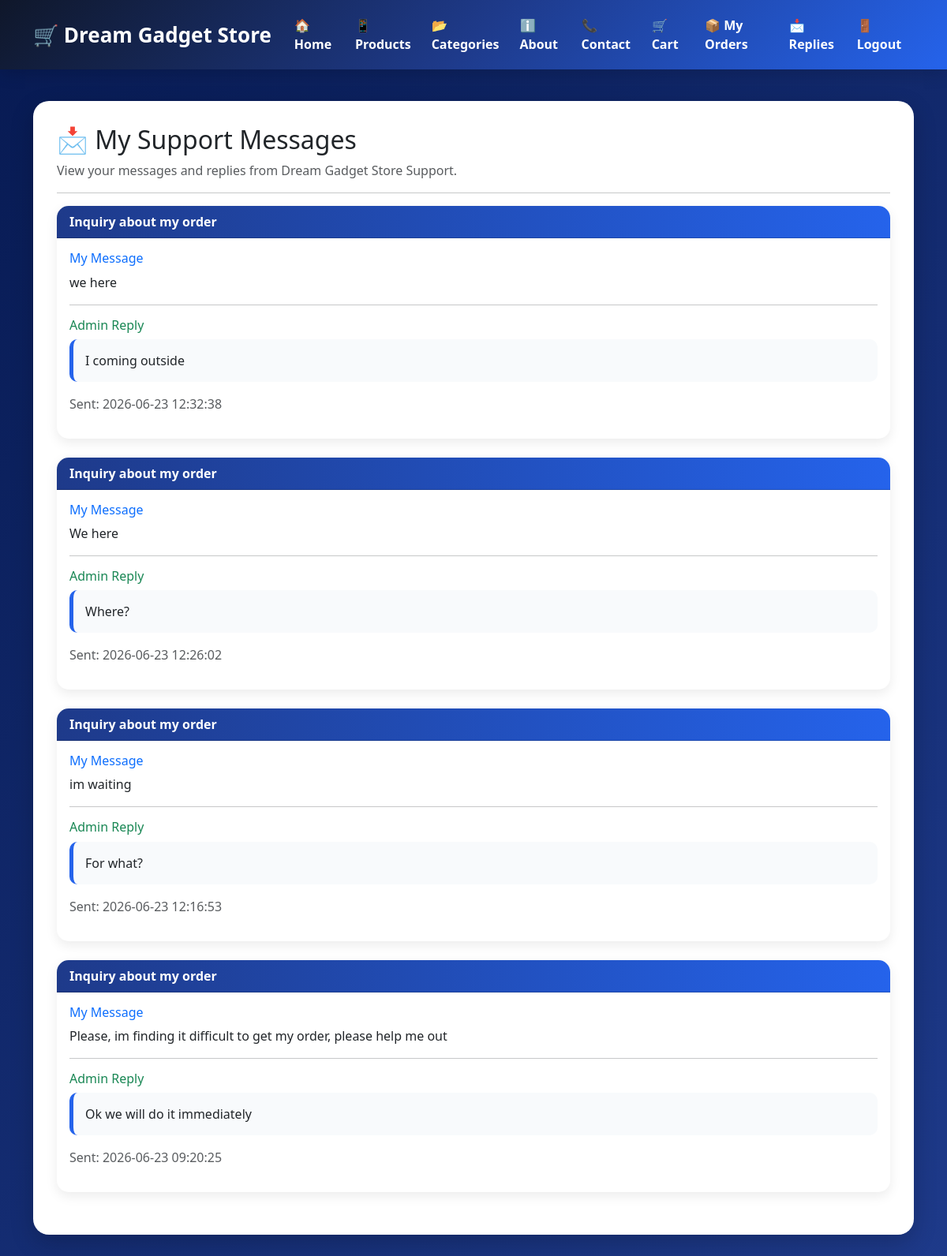
Page /customer_messages.php (signed in) on the committed database.
### tables this page shows
CREATE TABLE `contact_messages` (
  `id` int(11) NOT NULL,
  `full_name` varchar(100) NOT NULL,
  `email` varchar(100) NOT NULL,
  `subject` varchar(150) NOT NULL,
  `message` text NOT NULL,
  `status` enum('Unread','Read') DEFAULT 'Unread',
  `created_at` timestamp NOT NULL DEFAULT current_timestamp(),
  `admin_reply` text DEFAULT NULL,
  `reply_status` varchar(20) DEFAULT 'Unread'
);

### customer_messages.php (the view, shortened to what this page needs)
<?php
include("config/db.php");
$email = $_SESSION['user_email'];
mysqli_query($conn,"
UPDATE contact_messages
SET reply_status='Read'
WHERE email='$email'
");
$messages = mysqli_query($conn,"
SELECT *
FROM contact_messages
WHERE email='$email'
ORDER BY id DESC
");
?>
<!DOCTYPE html>
<html>
<head>
<link href="https://cdn.jsdelivr.net/npm/bootstrap@5.3.3/dist/css/bootstrap.min.css" rel="stylesheet">
</head>
<body>
<?php include("includes/navbar.php"); ?>
<div class="container">
<div class="page-box">
<h2>📩 My Support Messages</h2>
<p class="text-muted">
View your messages and replies from Dream Gadget Store Support.
</p>
<hr>
<?php while($row=mysqli_fetch_assoc($messages)){ ?>
<div class="card message-card mb-4">
<div class="card-header message-header">
<?php echo $row['subject']; ?>
</div>
<div class="card-body">
<h6 class="text-primary">My Message</h6>
<p>
<?php echo nl2br($row['message']); ?>
</p>
<hr>
<h6 class="text-success">Admin Reply</h6>
<div class="reply-box">
<?php
if(!empty($row['admin_reply']))
{
    echo nl2br($row['admin_reply']);
}
else
{
    echo "<span class='no-reply'>No reply yet.</span>";
}
?>
</div>
<p class="mt-3 text-muted">
Sent:
<?php echo $row['created_at']; ?>
</p>
</div>
</div>
<?php } ?>
</div>
</div>
</body>
</html>

### customer_messages.php (style rules this page uses)
body { background:linear-gradient(135deg,#071a52,#1e3a8a); min-height:100vh; }
.page-box { background:white; border-radius:20px; padding:30px; margin-top:40px; margin-bottom:40px; box-shadow:0 10px 30px rgba(0,0,0,0.2); }
.message-card { border:none; border-radius:15px; overflow:hidden; box-shadow:0 5px 15px rgba(0,0,0,0.08); }
.message-header { background:linear-gradient(90deg,#1e3a8a,#2563eb); color:white; font-weight:bold; }
.reply-box { background:#f8fafc; padding:15px; border-left:5px solid #2563eb; border-radius:10px; }

### rows in the picture
contact_messages: subject "Inquiry about my order", message "we here", admin_reply "I coming outside", created_at "2026-06-23 12:32:38"
contact_messages: subject "Inquiry about my order", message "We here", admin_reply "Where?", created_at "2026-06-23 12:26:02"
contact_messages: subject "Inquiry about my order", message "im waiting", admin_reply "For what?", created_at "2026-06-23 12:16:53"
contact_messages: subject "Inquiry about my order", message "Please, im finding it difficult to get my order, please help me out", admin_reply "Ok we will do it immediately", created_at "2026-06-23 09:20:25"
